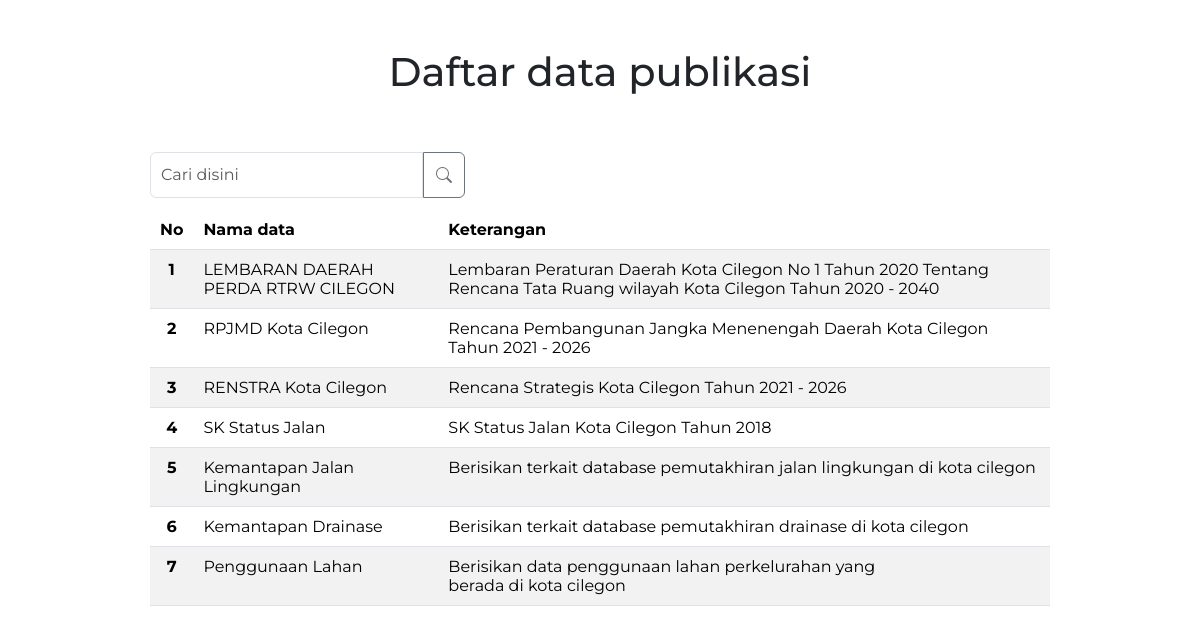
The page /backend/daftar-publikasi.php (signed in) on the database as committed earlier.
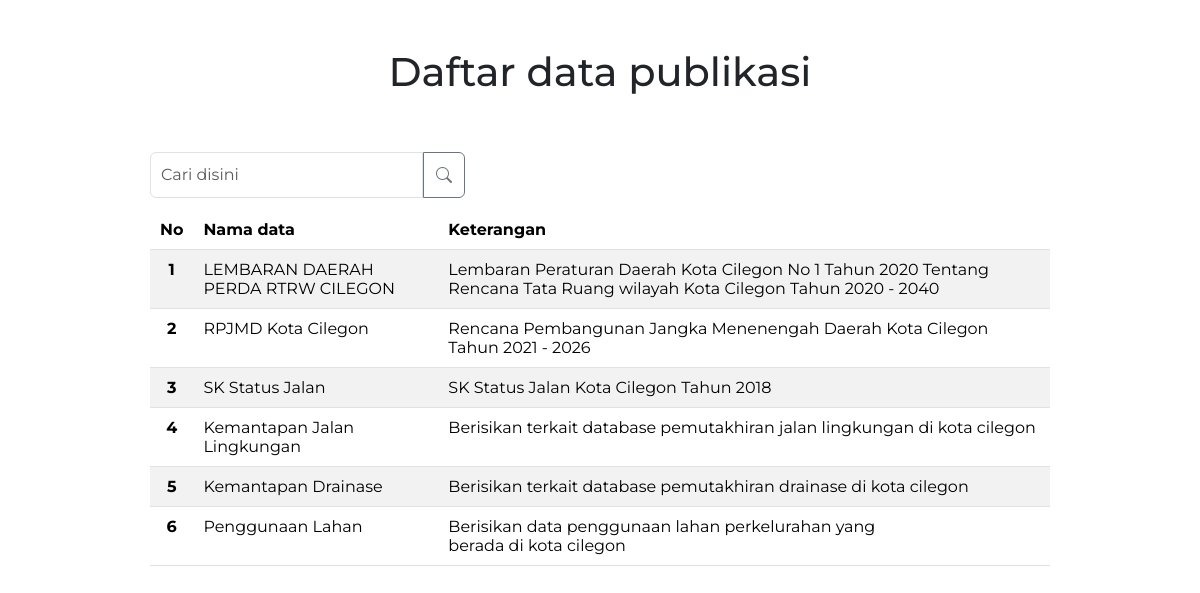
The same page on the database as committed later.
### tables this page shows
CREATE TABLE `publikasi` (
  `id` int NOT NULL,
  `nama_data` varchar(255) NOT NULL,
  `keterangan` text NOT NULL,
  `file_pdf` varchar(255) NOT NULL
);

### backend/functions/functions.php (called while the page is built, shortened)
<?php
include_once 'sweetalert.php';
if (!function_exists('koneksi')) {
    function koneksi()
    {
        $conn = mysqli_connect("localhost", "root", "", "webgis_cilegon");
        return $conn;
    }
}
if (!function_exists('query')) {
    function query($sql, $params = [])
    {
        $conn = koneksi();
        $stmt = mysqli_prepare($conn, $sql);
        $result = mysqli_stmt_execute($stmt);
        $rows = [];
        $result_set = mysqli_stmt_get_result($stmt);
        while ($row = mysqli_fetch_assoc($result_set)) {
            $rows[] = $row;
        }
        return $rows;
    }
}

### backend/daftar-publikasi.php (called while the page is built, shortened)
<?php
require 'functions/functions.php';
$getdata = query("SELECT * FROM publikasi");
$i = 1;
$linkcss = 'daftar-publikasi.css';
require 'views/daftar-publikasi.view.php';

### backend/views/daftar-publikasi.view.php (the view, shortened to what this page needs)
<?php include 'views/partials/starter-head.php' ?>
<div class="container-fluid">
    <h1 class="mt-5 mb-2 text-center text-dark">Daftar data publikasi</h1>
    <div class="row w-75 m-auto">
        <div class="input-group searching mb-2 mt-5">
            <input type="search" name="keyword" id="keyword" class="form-control input-search" placeholder="Cari disini"
                aria-label="Cari disini" aria-describedby="button-addon2">
            <button class="btn btn-search btn-outline-secondary" name="search" id="search-button" type="submit"
                id="cari"><i class="bi bi-search"></i></button>
        </div>
        <div id="search-container" class="table-responsive">
            <table class="table table-striped m-auto mt-1 mb-5">
                <thead>
                    <tr class="fofa">
                        <th scope="col">No</th>
                        <th scope="col">Nama data</th>
                        <th scope="col">Keterangan</th>
                    </tr>
                </thead>
                <tbody>
                    <?php foreach ($getdata as $a) : ?>
                    <tr>
                        <th class="text-center" scope="row"><?= $i++; ?></th>
                        <td><?= $a['nama_data']; ?></td>
                        <td><?= $a['keterangan']; ?></td>
                    </tr>
                    <?php endforeach; ?>
                </tbody>
            </table>
        </div>
    </div>
</div>
<?php include 'views/partials/starter-foot.php' ?>

### backend/functions/sweetalert.php (shortened to what this page needs)
<link rel="stylesheet" href="../assets/sweetalert/cdn.jsdelivr.net_npm_sweetalert2@11_dist_sweetalert2.min.css">

### backend/views/partials/starter-head.php (shortened to what this page needs)
<!DOCTYPE html>
<html lang="en">
<head>
    <link rel="stylesheet" href="../node_modules/bootstrap/dist/css/bootstrap.min.css">
    <link rel="stylesheet" href="css/default.css">
    <link rel="stylesheet" href="css/<?= $linkcss; ?>">
    <link rel="stylesheet" href="../node_modules/@fortawesome/fontawesome-free/css/all.min.css">
    <link rel="stylesheet" href="../node_modules/bootstrap-icons/font/bootstrap-icons.css">
    <link rel="stylesheet" href="https://unpkg.com/leaflet@1.7.1/dist/leaflet.css" />
    <link rel="stylesheet" href="https://cdn.jsdelivr.net/npm/leaflet.markercluster@1.5.1/dist/MarkerCluster.css" />
    <link rel="stylesheet"
        href="https://cdn.jsdelivr.net/npm/leaflet.markercluster@1.5.1/dist/MarkerCluster.Default.css" />
    <link rel="stylesheet" href="../assets/sweetalert/cdn.jsdelivr.net_npm_sweetalert2@11_dist_sweetalert2.min.css">
</head>
<body>

### backend/views/partials/starter-foot.php
</body>
</html>

### backend/css/default.css (style rules this page uses)
* { padding: 0 !important; margin: 0 !important; }

### backend/css/daftar-publikasi.css (style rules this page uses)
* { font-family: Montserrat; }
th { padding: 10px !important; }
td { padding: 10px !important; }

### backend/views/partials/starter-head.php (style rules this page uses)
.btn-search { padding: 8px 12px 8px 12px !important; }
.input-search { padding: 10px !important; }
.searching { width: 35% !important; }

Rows that differ between the two databases and show on the page:
removed publikasi: nama_data "RENSTRA Kota Cilegon", keterangan "Rencana Strategis Kota Cilegon Tahun 2021 - 2026"
